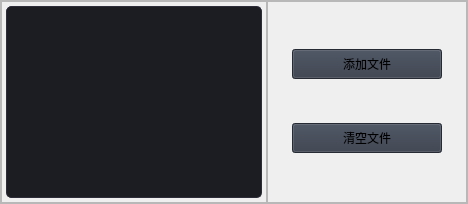
                      <widget class="QFrame" name="frame_sub_2">
                       <property name="frameShape">
                        <enum>QFrame::StyledPanel</enum>
                       </property>
                       <property name="frameShadow">
                        <enum>QFrame::Raised</enum>
                       </property>
                       <layout class="QHBoxLayout" name="horizontalLayout_8">
                        <property name="spacing">
                         <number>0</number>
                        </property>
                        <property name="leftMargin">
                         <number>0</number>
                        </property>
                        <property name="topMargin">
                         <number>0</number>
                        </property>
                        <property name="rightMargin">
                         <number>0</number>
                        </property>
                        <property name="bottomMargin">
                         <number>0</number>
                        </property>
                        <item>
                         <widget class="QFrame" name="frame_10">
                          <property name="styleSheet">
                           <string notr="true">QListWidget {
    background-color: rgb(27, 29, 35);
    border-radius: 5px;
    padding: 3px;
    border: 1px solid rgb(45, 45, 58);
	font: 12pt &quot;Microsoft YaHei UI&quot;;
}

QListWidget::item {padding: 3px;}

QListWidget QScrollBar:vertical {
    border: none;
    background: rgb(52, 59, 72);
    width: 8px;
    margin: 21px 0 21px 0;
    border-radius: 0px;
}

QListWidget QScrollBar::handle:vertical {background: rgb(189, 147, 249);min-height: 25px;border-radius: 4px;}

QListWidget QScrollBar::add-line:vertical {
    border: none;
    background: rgb(55, 63, 77);
    height: 20px;
	border-bottom-left-radius: 4px;
    border-bottom-right-radius: 4px;
    subcontrol-position: bottom;
    subcontrol-origin: margin;
}

QListWidget QScrollBar::sub-line:vertical {
	border: none;
    background: rgb(55, 63, 77);
    height: 20px;
	border-top-left-radius: 4px;
    border-top-right-radius: 4px;
    subcontrol-position: top;
    subcontrol-origin: margin;

}

QListWidget QScrollBar::up-arrow:vertical, QListWidget QScrollBar::down-arrow:vertical {background: none;}

QListWidget QScrollBar::add-page:vertical, QListWidget QScrollBar::sub-page:vertical {background: none;}

QMenu {
    background-color: rgb(37, 39, 48); /* 菜单背景色 */
    color: rgb(220, 220, 220); /* 菜单文字颜色 */
    border: 1px solid rgb(45, 45, 58); /* 菜单边框 */
    font: 12pt &quot;Segoe UI&quot;; /* 字体大小和类型 */
}

QMenu::item {background-color: transparent; padding: 5px 10px; margin: 1px 1px;}

QMenu::item:selected {background-color: rgb(40, 44, 52);border-left: 2px solid rgb(255, 121, 198);}</string>
                          </property>
                          <property name="frameShape">
                           <enum>QFrame::StyledPanel</enum>
                          </property>
                          <property name="frameShadow">
                           <enum>QFrame::Raised</enum>
                          </property>
                          <layout class="QGridLayout" name="gridLayout_5">
                           <property name="leftMargin">
                            <number>4</number>
                           </property>
                           <property name="topMargin">
                            <number>4</number>
                           </property>
                           <property name="rightMargin">
                            <number>4</number>
                           </property>
                           <property name="bottomMargin">
                            <number>4</number>
                           </property>
                           <property name="spacing">
                            <number>6</number>
                           </property>
                           <item row="0" column="0">
                            <widget class="QListWidget" name="file_list_widget">
                             <property name="cursor" stdset="0">
                              <cursorShape>ArrowCursor</cursorShape>
                             </property>
                             <property name="styleSheet">
                              <string notr="true"/>
                             </property>
                             <property name="dragEnabled">
                              <bool>false</bool>
                             </property>
                            </widget>
                           </item>
                          </layout>
                         </widget>
                        </item>
                        <item>
                         <widget class="QFrame" name="frame_11">
                          <property name="minimumSize">
                           <size>
                            <width>200</width>
                            <height>0</height>
                           </size>
                          </property>
                          <property name="maximumSize">
                           <size>
                            <width>16777215</width>
                            <height>16777215</height>
                           </size>
                          </property>
                          <property name="styleSheet">
                           <string notr="true">font: 500 12pt &quot;Segoe UI&quot;</string>
                          </property>
                          <property name="frameShape">
                           <enum>QFrame::StyledPanel</enum>
                          </property>
                          <property name="frameShadow">
                           <enum>QFrame::Raised</enum>
                          </property>
                          <layout class="QVBoxLayout" name="verticalLayout_22">
                           <item alignment="Qt::AlignHCenter">
                            <widget class="QPushButton" name="btn_add_file">
                             <property name="minimumSize">
                              <size>
                               <width>150</width>
                               <height>30</height>
                              </size>
                             </property>
                             <property name="cursor">
                              <cursorShape>PointingHandCursor</cursorShape>
                             </property>
                             <property name="styleSheet">
                              <string notr="true">background-color: rgb(52, 59, 72);</string>
                             </property>
                             <property name="text">
                              <string>添加文件</string>
                             </property>
                             <property name="icon">
                              <iconset resource="../resources.qrc">
                               <normaloff>:/icons/icons/cil-folder-open.png</normaloff>:/icons/icons/cil-folder-open.png</iconset>
                             </property>
                            </widget>
                           </item>
                           <item alignment="Qt::AlignHCenter">
                            <widget class="QPushButton" name="btn_clear_file">
                             <property name="minimumSize">
                              <size>
                               <width>150</width>
                               <height>30</height>
                              </size>
                             </property>
                             <property name="cursor">
                              <cursorShape>PointingHandCursor</cursorShape>
                             </property>
                             <property name="styleSheet">
                              <string notr="true">background-color: rgb(52, 59, 72);</string>
                             </property>
                             <property name="text">
                              <string>清空文件</string>
                             </property>
                             <property name="icon">
                              <iconset resource="../resources.qrc">
                               <normaloff>:/icons/icons/cil-x-circle.png</normaloff>:/icons/icons/cil-x-circle.png</iconset>
                             </property>
                            </widget>
                           </item>
                          </layout>
                         </widget>
                        </item>
                       </layout>
                      </widget>
